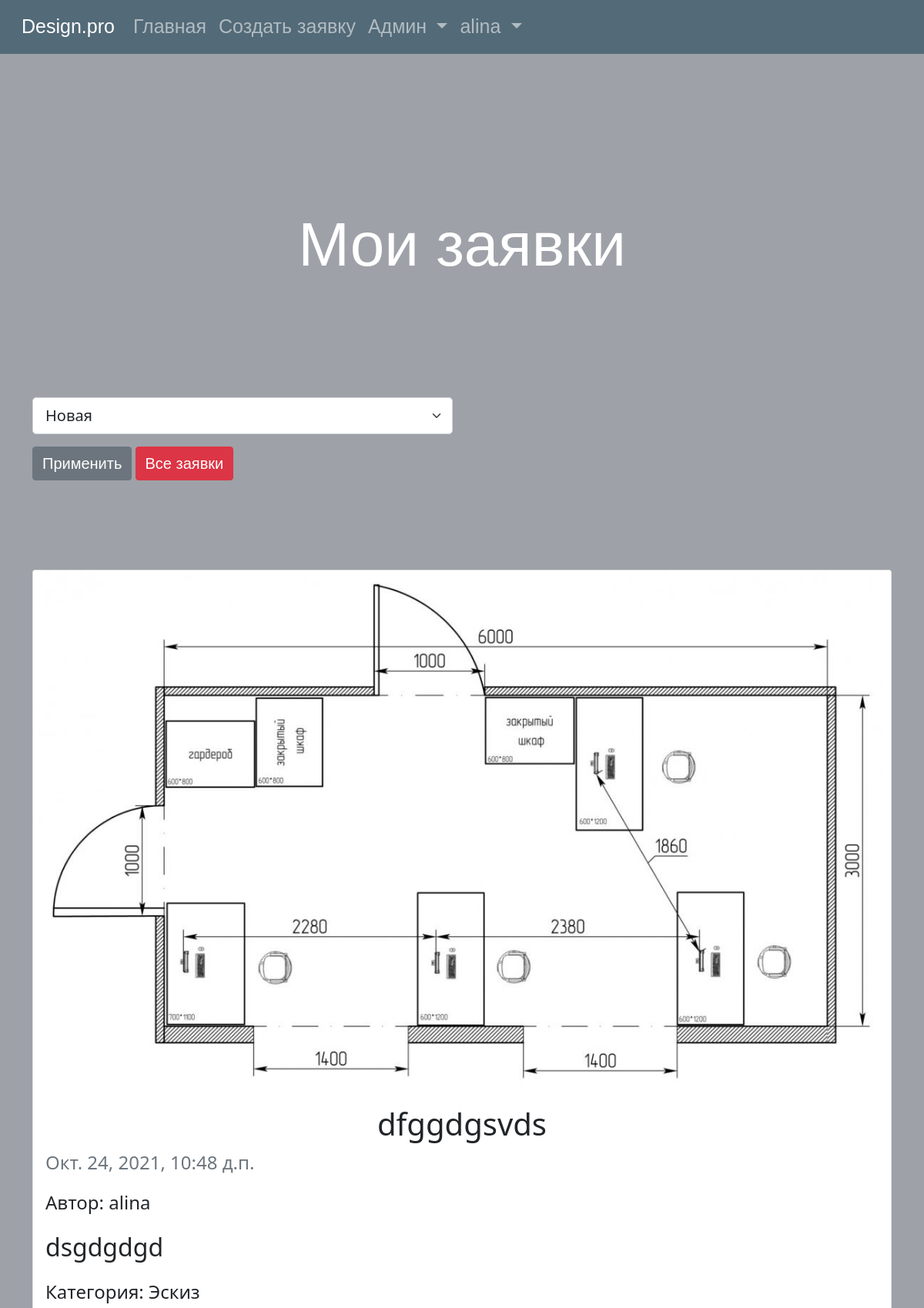
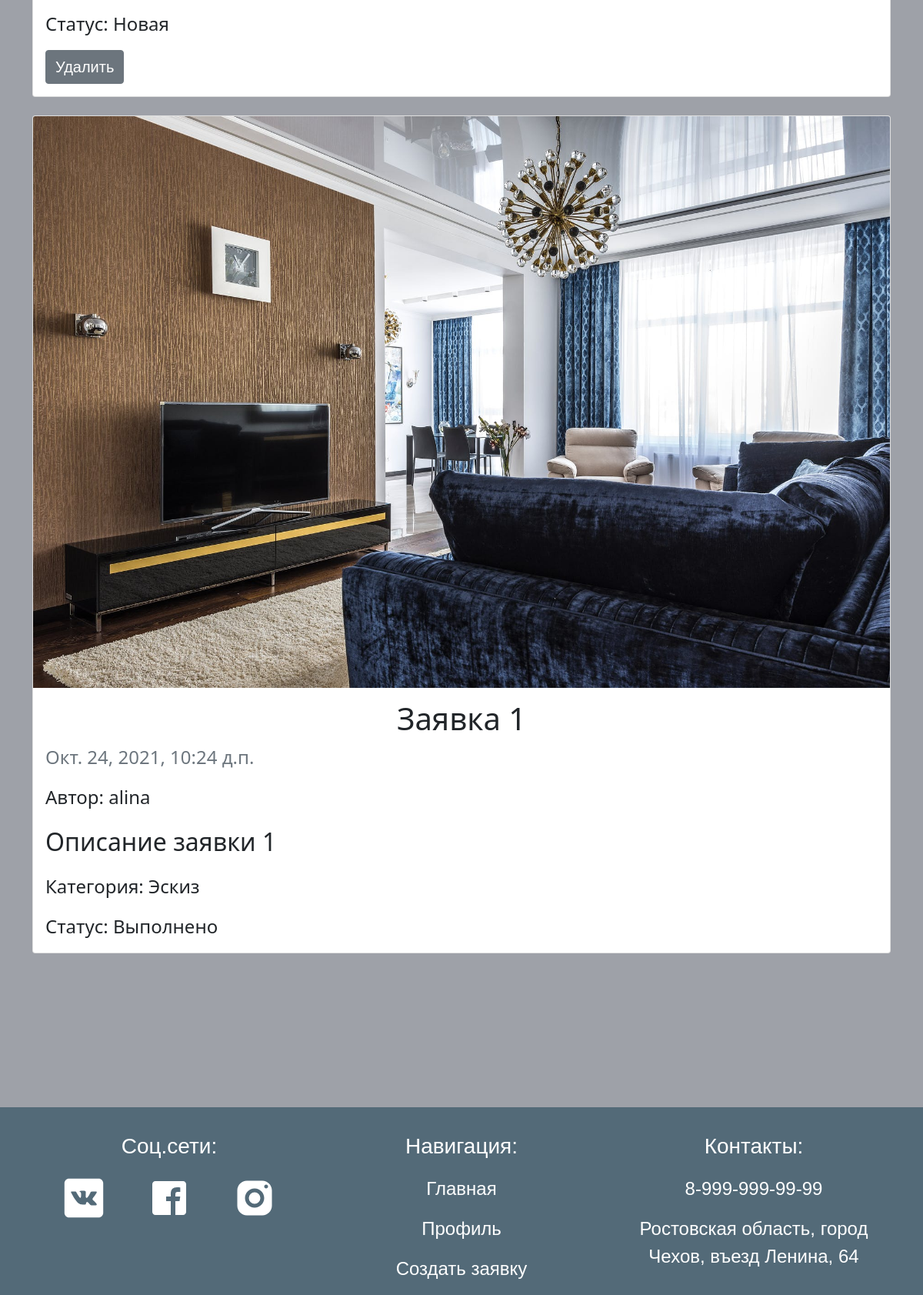
/design/profile (signed in), run on the app's committed database (2 pictures, top to bottom).
### design/models.py (models this page shows, shortened)
class User(AbstractUser):
    fio = models.CharField(max_length=128, null=False, verbose_name='ФИО')
    def __str__(self):
        return self.username
    class Meta(AbstractUser.Meta):
        pass

class Bid(models.Model):
    new = 'new'
    accepted = 'accepted'
    completed = 'completed'
    status_choices = [
        (new, 'Новая'),
        (accepted, 'Принято в работу'),
        (completed, 'Выполнено')
    ]
    name = models.CharField(max_length=128, null=False, verbose_name='Название')
    description = models.TextField(null=False, verbose_name='Описание')
    category = models.ForeignKey('Category', on_delete=models.CASCADE, null=False, verbose_name='Категория')
    img = models.ImageField(upload_to='static/images/', null=False, max_length=300, verbose_name='Изображение')
    img_design = models.ImageField(upload_to='static/images/', default=None, null=True, max_length=300,
                                   verbose_name='Дизайн', blank=True)
    comment = models.TextField(null=True, default=None, verbose_name='Комментарий', blank=True)
    status = models.CharField(max_length=128, choices=status_choices, default=new, verbose_name='Статус')
    author = models.ForeignKey('User', on_delete=models.CASCADE, null=False, verbose_name='Автор')
    date = models.DateTimeField(auto_now_add=True, blank=True, verbose_name='Дата', null=False)
    class Meta:
        verbose_name = 'Заявка'
        verbose_name_plural = 'Заявки'

class Category(models.Model):
    name = models.CharField(max_length=256, null=False, verbose_name='Название')
    class Meta:
        verbose_name = 'Категория'
        verbose_name_plural = 'Категории'
    def __str__(self):
        return self.name

### design/views.py (the view)
# urls.py: path('profile', login_required(views.ProfileView.as_view(), login_url='/design/login'), name='profile'),
class ProfileView(ListView):
    model = Bid
    template_name = 'profile.html'
    context_object_name = 'bids'
    def get_queryset(self):
        if not self.request.GET:
            return Bid.objects.order_by('-date')
        else:
            return Bid.objects.filter(status=self.request.GET['status']).order_by('-date')

### design/templates/profile.html (shortened to what this page needs)
{% extends 'base.html' %}
{% load bootstrap4 %}
{% load static %}
{% block content %}
    <div class="profile">
        <div class="container bids">
            <h2>Мои заявки</h2>
        </div>
        <div class=" container">
            <div class="form">
                <div class="row">
                    <div class="col-6">
                        <form method='get'>
                            <select name=status class="form-select form-select-lg mb-3"
                                    aria-label=".form-select-lg example">
                                <option value=new>Новая</option>
                            </select>
                            <button class="btn btn-secondary fs-5" type='submit'>Применить</button>
                            <a href="{% url 'design:profile' %}" class="btn btn-danger fs-5">Все заявки</a>
                        </form>
                    </div>
                </div>
            </div>
            <div class="row row-cols-1 row-cols-md-1 g-4">
                {% if bids %}
                    {% for bid in bids %}
                        <div class="col">
                            <div class="card">
                                {% if bid.img_design %}
                                    <img src="{{ bid.img_design.url }}" class="card-img-top" alt="...">
                                {% else %}
                                    <img src="{{ bid.img.url }}" class="card-img-top" alt="...">
                                {% endif %}
                                <div class="card-body">
                                    <h5 class="card-title text-center fs-1">{{ bid.name }}</h5>
                                    <p class="text-muted fs-4">{{ bid.date }}</p>
                                    <p class="card-text fs-4">Автор: {{ bid.author }}</p>
                                    <p class="card-text fs-2">{{ bid.description }}</p>
                                    <p class="card-text fs-4">Категория: {{ bid.category }}</p>
                                    <p class="card-text fs-4">Статус: {{ bid.get_status_display }}</p>
                                    {% if bid.status == 'new' %}
                                        <a class="btn btn-secondary fs-5" href="{% url 'design:deleteBid' pk=bid.id %}"
                                           role="button">Удалить</a>
                                    {% endif %}
                                </div>
                            </div>
                        </div>
                    {% endfor %}
                {% endif %}
            </div>
        </div>
    </div>
{% endblock %}

### design/templates/base.html (shortened to what this page needs)
{% load bootstrap4 %}
{% bootstrap_css %}
{% load static %}
<!DOCTYPE html>
<html lang="en">
<head>
    <link href="https://cdn.jsdelivr.net/npm/bootstrap@5.1.3/dist/css/bootstrap.min.css" rel="stylesheet"
>
    <link rel="stylesheet" href="{% static 'style.css' %}">
</head>
<body class="d-flex flex-column min-vh-100">
<div>
    <nav class="navbar navbar-expand-lg navbar-dark bg-light">
        <div class="container-fluid">
            <a class="navbar-brand" href="{% url 'design:index' %}">Design.pro</a>
            <div class="collapse navbar-collapse" id="navbarNavDropdown">
                <ul class="navbar-nav">
                    <li class="nav-item">
                        <a class="nav-link" aria-current="page" href="{% url 'design:index' %}">Главная</a>
                    </li>
                    <li class="nav-item">
                        <a class="nav-link" href="{% url 'design:createBid' %}">Создать заявку</a>
                    </li>
                    {% if user.is_authenticated %}
                        {% if user.is_superuser %}
                            <li class="nav-item dropdown">
                                <a class="nav-link dropdown-toggle" href="#" role="button" data-bs-toggle="dropdown"
                                   aria-expanded="false">
                                    Админ
                                </a>
                            </li>
                        {% endif %}
                        <li class="nav-item dropdown">
                            <a class="nav-link dropdown-toggle" href="#" id="navbarDropdownMenuLink" role="button"
                               data-bs-toggle="dropdown" aria-expanded="false">
                                {{ user.username }}
                            </a>
                        </li>
                    {% endif %}
                </ul>
            </div>
        </div>
    </nav>
</div>
<div class="content">
    {% block content %}
    {% endblock %}
</div>
<footer class="footer mt-auto container-fluid">
    <div class="container">
        <div class="row">
            <div class="col">
                <p class="text-center fs-3 title">Соц.сети:</p>
                <div class="container-fluid text-center">
                    <div class="row">
                        <div class="col-md-4 col-sm-12"><a href="https://vk.com"><img
                                src="{% static 'images/vk.svg' %}" alt=""></a></div>
                        <div class="col-md-4 col-sm-12"><a href="https://vk.com"><img
                                src="{% static 'images/fb.svg' %}" alt=""></a></div>
                        <div class="col-md-4 col-sm-12"><a href="https://vk.com"><img
                                src="{% static 'images/inst.svg' %}" alt=""></a></div>
                    </div>
                </div>
            </div>
            <div class="col">
                <p class="text-center fs-3 title">Навигация:</p>
                <p class="text-center fs-4"><a href="{% url 'design:index' %}">Главная</a></p>
                <p class="text-center fs-4"><a href="{% url 'design:profile' %}">Профиль</a></p>
                <p class="text-center fs-4"><a href="{% url 'design:createBid' %}">Создать заявку</a></p>
            </div>
            <div class="col">
                <p class="text-center fs-3 title">Контакты:</p>
                <p class="text-center fs-4">8-999-999-99-99</p>
                <p class="text-center fs-4">Ростовская область, город Чехов, въезд Ленина, 64</p>
            </div>
        </div>
    </div>
</footer>
</body>
</html>

### design/static/style.css (style rules this page uses)
body { background-color: #9ea1a8; height: 100%; }
.navbar { background-color: #536a78 !important; }
nav a { font-size: 25px !important; }
.navbar li, a { font-family: "Century Gothic", sans-serif !important; }
h2 { font-family: "Century Gothic", sans-serif !important; color: white; font-size: 80px; text-align: center; margin-bottom: 150px; margin-top: 200px; }
.bids h2 { margin-bottom: 150px; margin-top: 200px; }
footer { background-color: #536a78; }
footer p { color: white; font-family: "Century Gothic", sans-serif; }
footer .title { font-family: "Century Gothic", sans-serif; padding-top: 30px; }
footer img { width: 60px; }
footer a { text-decoration: none; color: white; }
.form { margin-bottom: 100px; }
.content { margin-bottom: 200px; }
::placeholder { color: peachpuff; font-size: 20px; }
button { font-family: "Century Gothic", sans-serif; }

### data on the page
User: username "alina"
Bid: img (picture), name "dfggdgsvds", date "Окт. 24, 2021, 10:48 д.п.", author "alina", description "dsgdgdgd", category "Эскиз", status "Новая", shows "Удалить"
Bid: img_design (picture), name "Заявка 1", date "Окт. 24, 2021, 10:24 д.п.", author "alina", description "Описание заявки 1", category "Эскиз", status "Выполнено"
